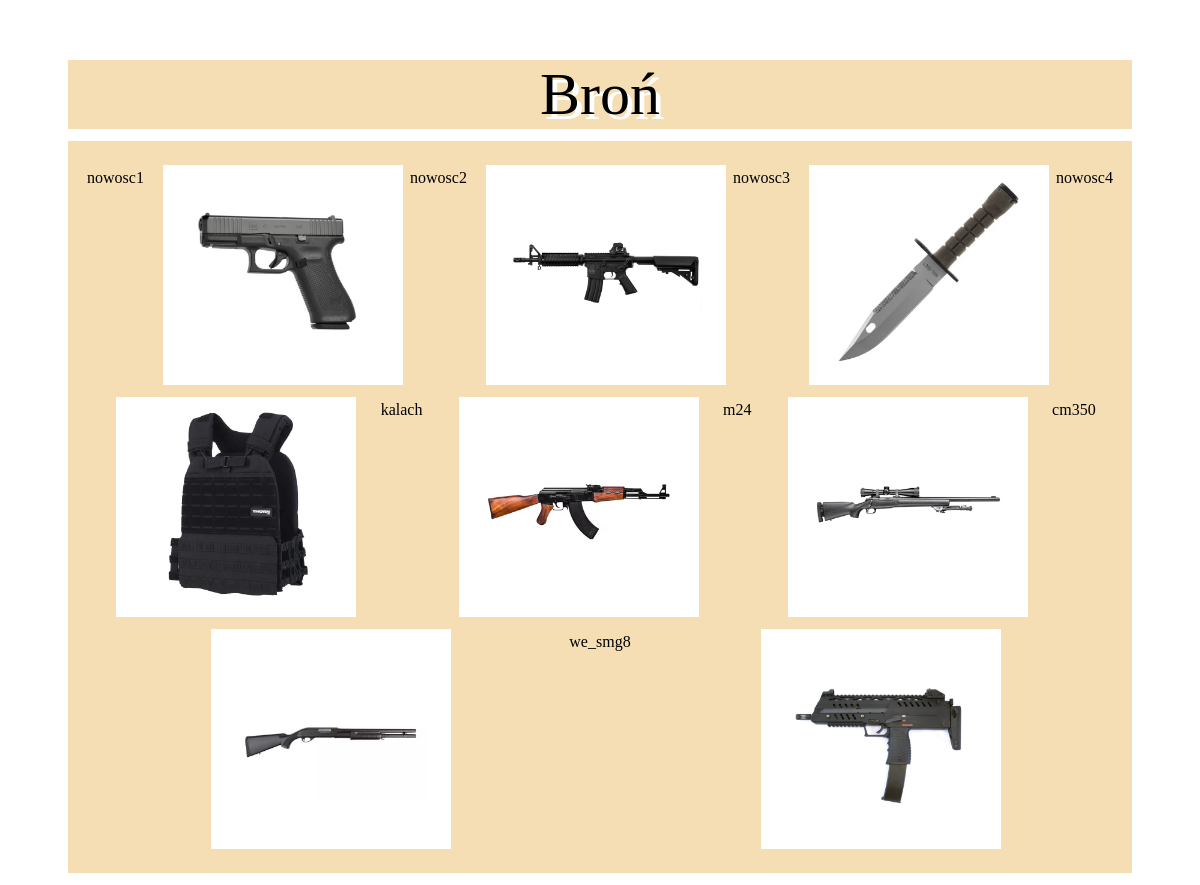
Page /text.php on the committed database.
### tables this page shows
CREATE TABLE `bron` (
  `ID` int(11) NOT NULL,
  `Nazwa` varchar(32) NOT NULL,
  `Opis` varchar(62) NOT NULL,
  `Cena` decimal(10,2) NOT NULL,
  `zdjecie` varchar(32) NOT NULL
);

### text.php (the view, shortened to what this page needs)
<!DOCTYPE html>
<html lang="en">
<head>
    <link rel="stylesheet" href="test.css">
    <?php
    $conn = new mysqli("localhost","root","","sklepbron")
    ?>
</head>
<body>
    <section id="nowosc_napis">Broń</section>
    <section id="nowosci">
        <?php
        $sql ="SELECT nazwa, opis, cena, zdjecie FROM bron;";
        $result = $conn->query($sql);
        if ($result->num_rows > 0) {
            while ($row = $result->fetch_assoc()) {
                echo
                 "<p>" .$row["zdjecie"]. "</p>
                 <div class='nowosc'>
                 <img src='img/".$row['zdjecie'].".jpg'/>
                 </div>";
            }
         }
        ?>
    </section>
</body>
</html>

### test.css (style rules this page uses)
* { font-family: fantasy; }
#nowosc_napis { background-color: wheat; text-align: center; margin: 5vw 5vw 1vw 5vw; font-size: 5vw; text-shadow: 0.4vw 0.4vw white; }
#nowosci { background-color: wheat; width: auto; margin: 0vw 5vw 1vw 5vw; display: flex; flex-direction: row; justify-content: space-evenly; text-align: center; padding: 1vw 1vw 2vw 1vw; flex-wrap: wrap; }
#nowosci img { width: 16vw; }
.nowosc { width: 18vw; background-color: white; margin: 1vw 0vw 0vw 1vw; padding: 1vw; display: inline-block; transform-origin: center d; }

### rows in the picture
bron: zdjecie "nowosc1", zdjecie (picture)
bron: zdjecie "nowosc2", zdjecie (picture)
bron: zdjecie "nowosc3", zdjecie (picture)
bron: zdjecie "nowosc4", zdjecie (picture)
bron: zdjecie "kalach", zdjecie (picture)
bron: zdjecie "m24", shows a picture
bron: zdjecie "cm350", zdjecie (picture)
bron: zdjecie "we_smg8", zdjecie (picture)
